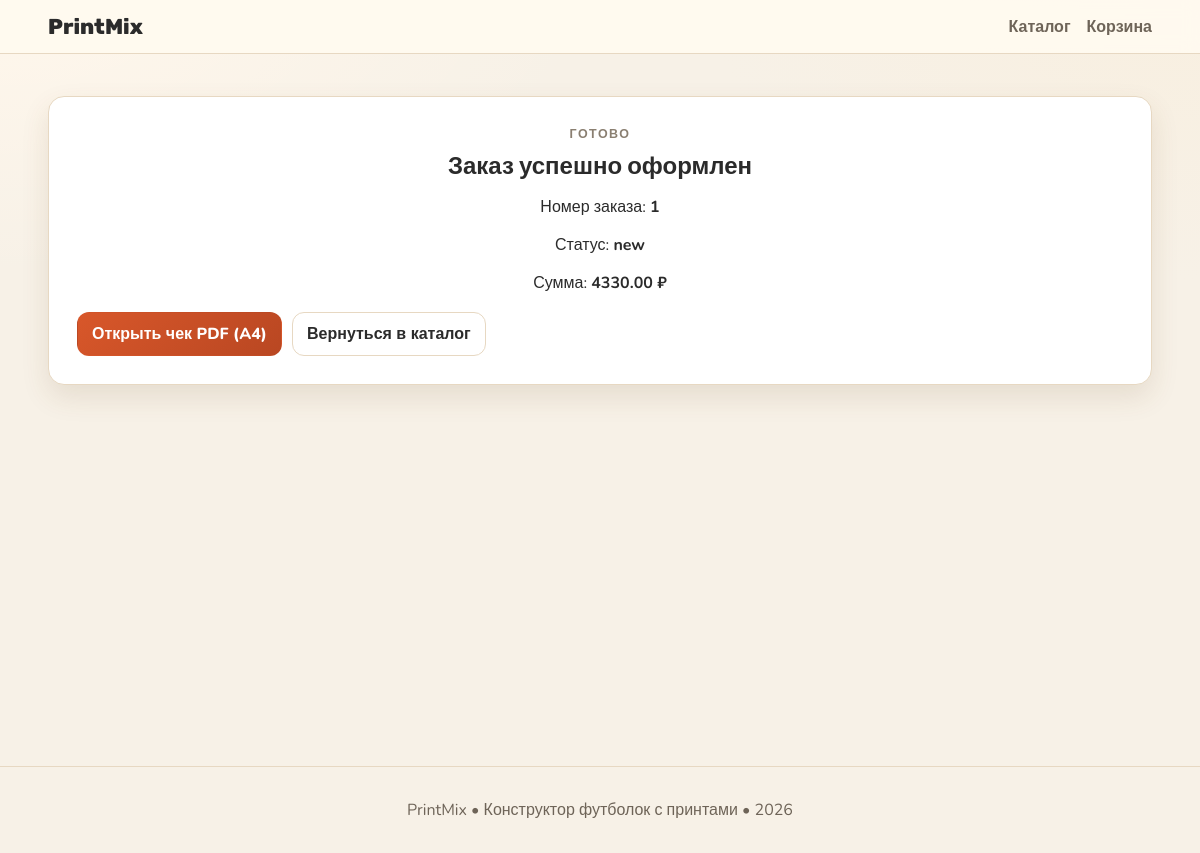
/order_success/1, run on the app's committed database.
### models.py (models this page shows)
class OrderCore(db.Model):
    __tablename__ = 'Заказы_Стержневая'
    order_id = db.Column(db.Integer, primary_key=True, autoincrement=True)
    client_name = db.Column(db.String(150), nullable=False)
    client_phone = db.Column(db.String(30))
    client_email = db.Column(db.String(100))
    order_date = db.Column(db.DateTime, nullable=False, default=datetime.utcnow)
    status = db.Column(db.String(30), nullable=False, default='new')
    total_amount = db.Column(db.Numeric(10, 2), nullable=False)
    comment = db.Column(db.Text)
    items = db.relationship('OrderItem', back_populates='order', cascade='all, delete-orphan')

### app.py (the view)
@app.route('/order_success/<int:order_id>')
def order_success(order_id):
    order = db.session.get(OrderCore, order_id)
    if not order:
        flash('Заказ не найден', 'warning')
        return redirect(url_for('catalog'))
    return render_template('order_success.html', order=order)

### app.py (called while the page is built)
def get_cart():
    return session.setdefault('cart', [])

@app.context_processor
def utility_processor():
    def cart_count():
        return sum(int(item.get('quantity', 1)) for item in get_cart())
    return {'cart_count': cart_count}

### templates/order_success.html (shortened to what this page needs)
{% extends "base.html" %}
{% block content %}
<section class="section">
    <div class="container">
        <div class="success-panel">
            <p class="eyebrow">ГОТОВО</p>
            <h1>Заказ успешно оформлен</h1>
            <p>Номер заказа: <strong>{{ order.order_id }}</strong></p>
            <p>Статус: <strong>{{ order.status }}</strong></p>
            <p>Сумма: <strong>{{ "%.2f"|format(order.total_amount|float) }} ₽</strong></p>
            <div class="hero-actions">
                <a href="{{ url_for('download_receipt', order_id=order.order_id) }}" class="btn btn-main" target="_blank">
                    Открыть чек PDF (A4)
                </a>
                <a href="{{ url_for('catalog') }}" class="btn btn-soft">
                    Вернуться в каталог
                </a>
            </div>
        </div>
    </div>
</section>
{% endblock %}

### static/css/style.css (style rules this page uses)
:root { --bg: #f7f1e7; --paper: #fffaf0; --card: #ffffff; --line: #e7d8c2; --ink: #2b2b2b; --muted: #6e6458; --main: #d8572a; --main-dark: #b94722; --accent: #2f7f8f; --danger: #b43a3a; --radius: 16px; --shadow: 0 12px 28px rgba(109, 71, 33, 0.12); }
* { box-sizing: border-box; }
body { margin: 0; color: var(--ink); font-family: 'Nunito', sans-serif; background: radial-gradient(900px 420px at 0% 0%, #fff7ec 0%, transparent 65%), radial-gradient(700px 400px at 100% 0%, #f8efe0 0%, transparent 70%), var(--bg); }
.container { width: min(1120px, 92%); margin: 0 auto; }
.section { padding: 30px 0; }
h1, h2, h3 { font-family: 'Rubik', sans-serif; margin: 0; }
.hero-text, .hero-note, .panel, .summary, .success-panel, .product-preview, .product-config { border: 1px solid var(--line); background: var(--card); border-radius: var(--radius); box-shadow: var(--shadow); }
.eyebrow { margin: 0 0 10px; font-size: 0.78rem; letter-spacing: 0.12em; color: #8a7f71; font-weight: 900; }
.hero-actions { margin-top: 18px; display: flex; flex-wrap: wrap; gap: 10px; }
.btn { border: 1px solid transparent; border-radius: 12px; text-decoration: none; cursor: pointer; font-weight: 800; padding: 10px 14px; display: inline-flex; align-items: center; justify-content: center; transition: transform 0.14s ease, filter 0.14s ease; }
.btn-main, .btn-primary { background: linear-gradient(135deg, var(--main), var(--main-dark)); color: #fff; }
.btn-soft, .btn-ghost { border-color: var(--line); color: var(--ink); background: #fff; }
.success-panel { padding: 28px; text-align: center; }

### data on the page
OrderCore: order_id "1", status "new", total_amount "4330.00"
